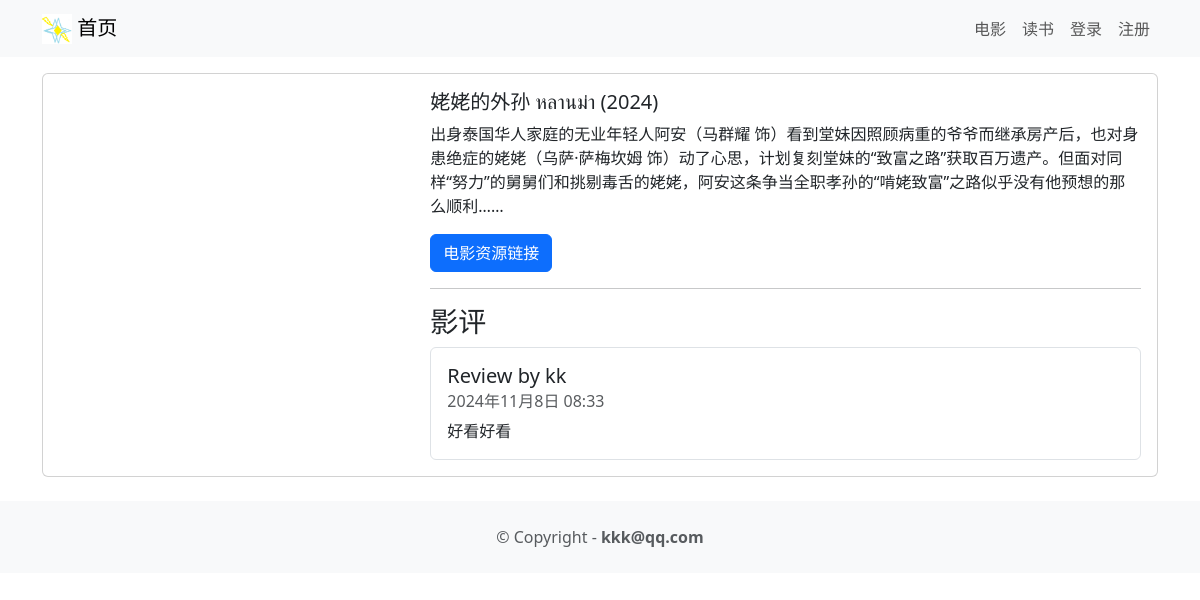
/movie/1, run on the app's committed database.
### movie/models.py (models this page shows, shortened)
class Movie(models.Model) :
    title = models.CharField(max_length=100,verbose_name="电影名")
    description = models.CharField(max_length=250,verbose_name='电影简介')
    image = models.ImageField(upload_to='movie/images/',verbose_name='电影海报')
    url = models.URLField(blank=True,verbose_name='电影资源链接')
    class Meta:
        verbose_name="电影"
        verbose_name_plural="电影"

class Review(models. Model) :
    text = models.CharField(max_length=100)
    date = models.DateTimeField(auto_now_add=True)
    user = models.ForeignKey(User, on_delete=models.CASCADE)
    movie = models.ForeignKey(Movie, on_delete=models.CASCADE)
    watchAgain = models.BooleanField()

### movie/views.py (the view)
# urls.py: path('<int:movie_id>', views.moviedetail, name='moviedetail'),
def moviedetail(request, movie_id):
    movie = get_object_or_404(Movie, pk=movie_id)
    reviews = Review.objects.filter(movie=movie)
    return render(request, 'moviedetail.html', {'movie': movie,'reviews':reviews})

### movie/templates/moviedetail.html (shortened to what this page needs)
{% extends 'base.html' %}
{% block content %}
<div class="card mb-3">
    <div class="row g-0">
        <div class="col-md-4">
        </div>
        <div class="col-md-8">
            <div class="card-body">
                <h5 class="card-title">{{ movie.title }}</h5>
                <p class="card-text">{{ movie.description }}</p>
                <p class="card-text">
                    {% if movie.url %}
                    <a href="{{ movie.url }}" class="btn btn-primary">
                        电影资源链接
                    </a>
                    {% endif %}
                </p>
                <hr/>
                <h3>影评</h3>
                <ul class="list-group">
                    {% for review in reviews %}
                    <li class="list-group-item pb-3 pt-3">
                        <h5 class="card-title">
                            Review by {{ review.user.username }}
                        </h5>
                        <h6 class="card-subtitle mb-2 text-muted">
                            {{ review.date }}
                        </h6>
                        <p class="card-text">{{ review.text }}</p>
                    </li>
                    {% endfor %}
                </ul>
            </div>
        </div>
    </div>
</div>
{% endblock content %}

### data on the page
Movie: title "姥姥的外孙 หลานม่า (2024)", description "出身泰国华人家庭的无业年轻人阿安（马群耀 饰）看到堂妹因照顾病重的爷爷而继承房产后，也对身患绝症的姥姥（乌萨·萨梅坎姆 饰）动了心思，计划复刻堂妹的“致富之路”获取百万遗产。但面对同样“努力”的舅舅们和挑剔毒舌的姥姥，阿安这条争当全职孝孙的“啃姥致富”之路似乎没有他预想的那么顺利……"
Review: user.username "kk", date "2024年11月8日 08:33", text "好看好看"
